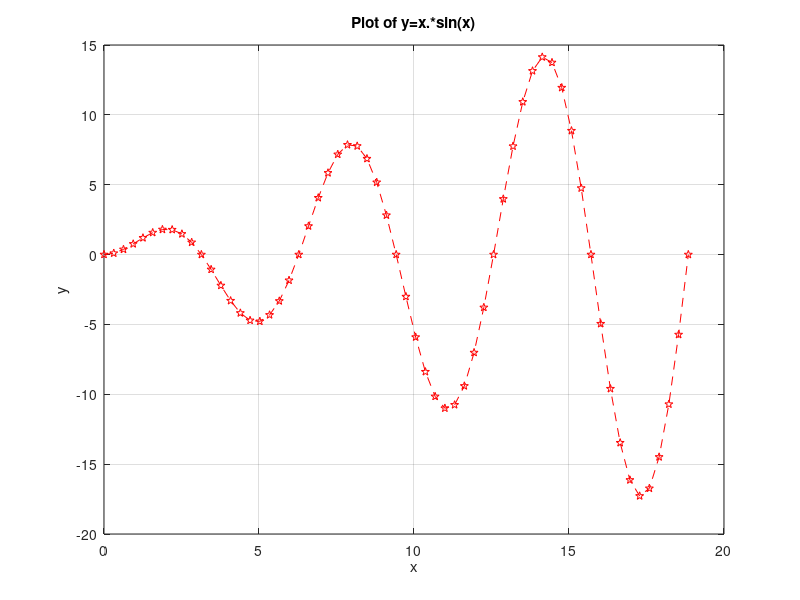

MATLAB code for this plot:
%set(0, 'DefaultFigureRenderer', 'painters')
x=0:pi/10:6*pi;
y=x.*sin(x);
plot(x,y,"rp--");
title("Plot of y=x.*sin(x)");
xlabel("x");
ylabel("y");
grid on;